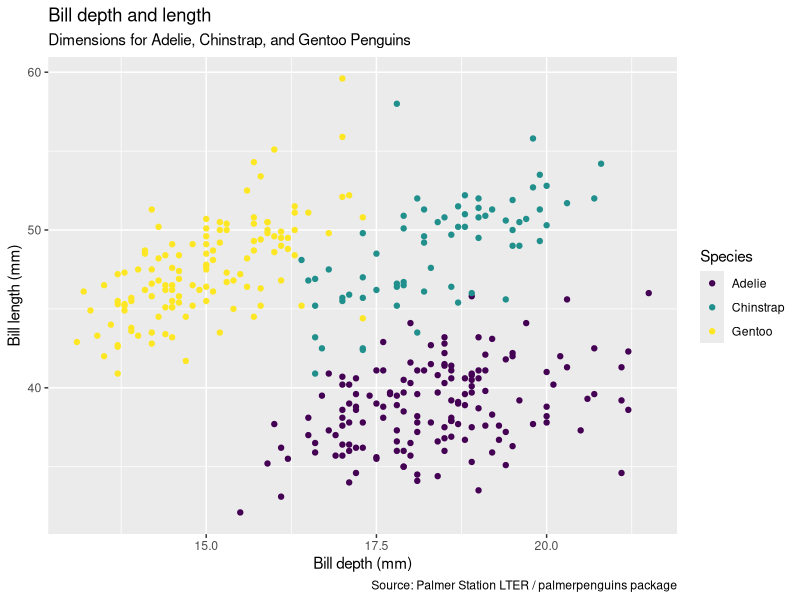
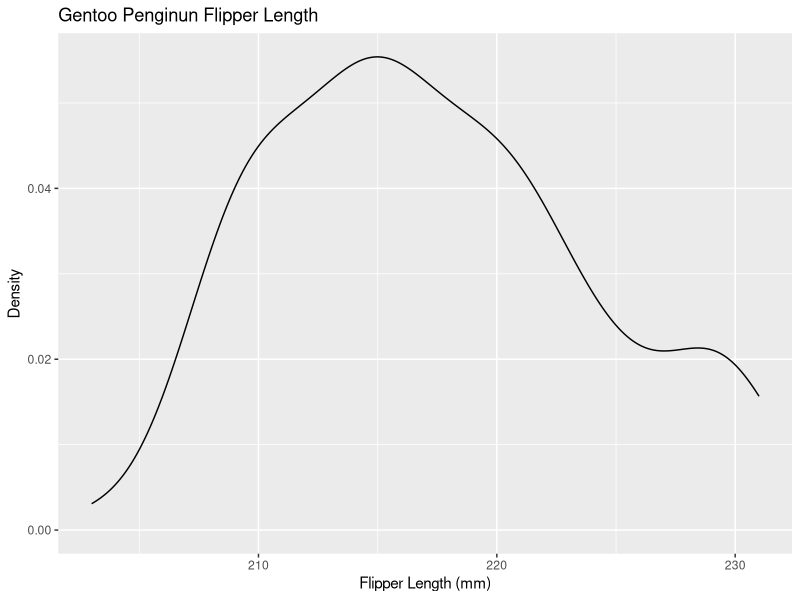
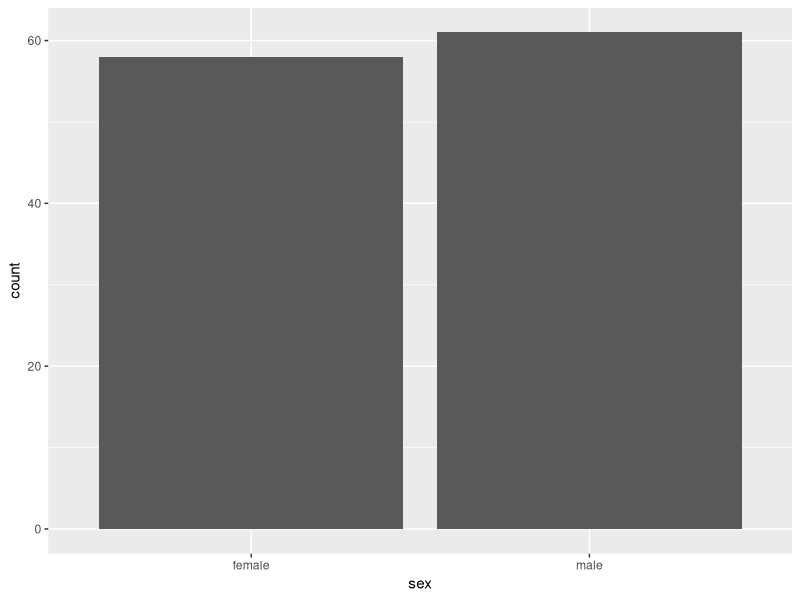
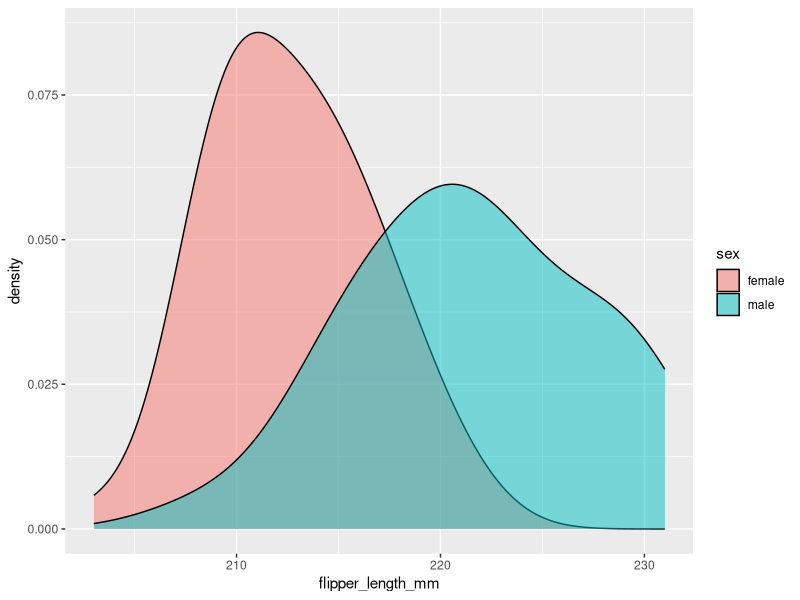

The R source for these figures, in order:
## ---- chunk 1
#| warnings: false
#| output: false
library(tidyverse)
library(palmerpenguins)
## ---- chunk 2
glimpse(penguins)
## ---- chunk 3
library(ggplot2)
ggplot(penguins,
       aes(x = bill_depth_mm,
           y = bill_length_mm,
           color = species)) +
  geom_point() +
  labs(
    title  = "Bill depth and length",
    subtitle = "Dimensions for Adelie, Chinstrap, and Gentoo Penguins",
    x = "Bill depth (mm)", y = "Bill length (mm)",
    color = "Species",
    caption = "Source: Palmer Station LTER / palmerpenguins package"
    ) +
    scale_color_viridis_d() 
## ---- chunk 4
gentoo <- penguins |>
  filter(species == "Gentoo") |>
  na.omit()
## ---- chunk 5
glimpse(gentoo)
## ---- chunk 6
#| eval: true
ggplot(gentoo, aes(x = flipper_length_mm)) +
  geom_density() +
  labs(
    x = "Flipper Length (mm)",
    y = "Density",
    title = "Gentoo Penginun Flipper Length"
)
## ---- chunk 7
#| eval: True
ggplot(gentoo, aes(x = sex)) +
  geom_bar() 
## ---- chunk 8
#| eval: true
ggplot(gentoo, aes(x = flipper_length_mm, fill = sex)) + geom_density(adjust = 1.5,
               alpha = .5)

## ---- chunk 9
#| eval: true
t.test(flipper_length_mm ~ sex, data = gentoo,
       alternative = "two.sided", var.equal = TRUE, conf.level = 0.99)
